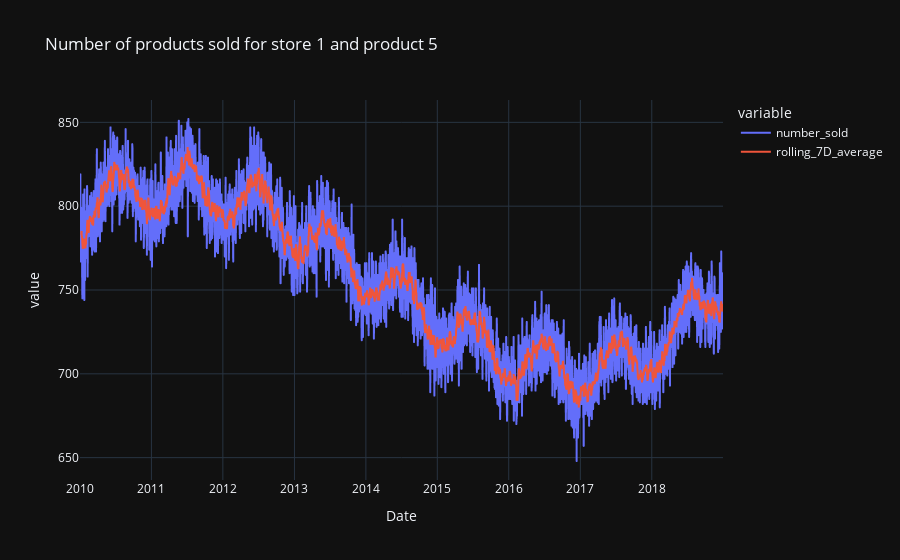

Source (notebook cell):
### Code cell
#Plotting the time series for a random store and product and the rolling 7D average
random_store, random_product = df['store'].sample(1).values[0],df['product'].sample(1).values[0]
df_ = df[(df['store'] == random_store) & (df['product'] == random_product)]

px.line(df_, 
        x=df_.index, 
        y=['number_sold', 'rolling_7D_average'], 
        title=f'Number of products sold for store {random_store} and product {random_product}')

### Figure 1 — Plotly figure (JSON) as saved in the notebook; plotly's stock layout.template omitted (floating-point values rounded to 4 significant figures; data arrays with more than 128 entries replaced by an {"elided": "..."} marker saying what was removed)
{"data": [{"hovertemplate": "variable=number_sold<br>Date=%{x}<br>value=%{y}<extra></extra>", "legendgroup": "number_sold", "line": {"color": "#636efa", "dash": "solid"}, "marker": {"symbol": "circle"}, "mode": "lines", "name": "number_sold", "showlegend": true, "type": "scattergl", "x": {"elided": "3287 str values"}, "xaxis": "x", "y": {"elided": "3287 int values"}, "yaxis": "y"}, {"hovertemplate": "variable=rolling_7D_average<br>Date=%{x}<br>value=%{y}<extra></extra>", "legendgroup": "rolling_7D_average", "line": {"color": "#EF553B", "dash": "solid"}, "marker": {"symbol": "circle"}, "mode": "lines", "name": "rolling_7D_average", "showlegend": true, "type": "scattergl", "x": {"elided": "3287 str values"}, "xaxis": "x", "y": {"elided": "3287 float values"}, "yaxis": "y"}], "layout": {"legend": {"title": {"text": "variable"}, "tracegroupgap": 0}, "title": {"text": "Number of products sold for store 1 and product 5"}, "xaxis": {"anchor": "y", "domain": [0, 1], "title": {"text": "Date"}}, "yaxis": {"anchor": "x", "domain": [0, 1], "title": {"text": "value"}}}}
